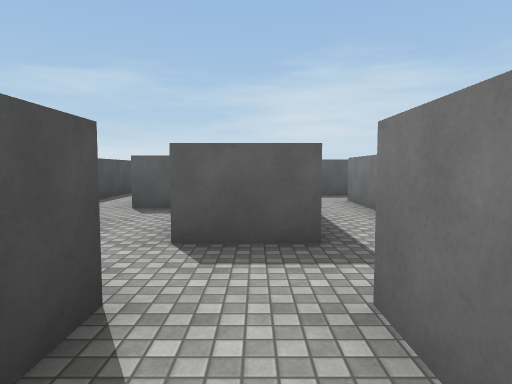
[1] (above)

16 first-person views from a walk through a scene from a Unity 3-D project. The camera is 1.5 m above the floor, tilts 4° down and sees 75° across. The floor is counted in squares, 2 m on a side. Each view is taken from the middle of a square. On the plan, view 1 faces up. The plan holds only what a view shows up to about 11 squares ahead; the rest is blank. The place goes on beyond the plan. The player character is not drawn. Surface patterns are stand-ins for the level's own textures.

[2]
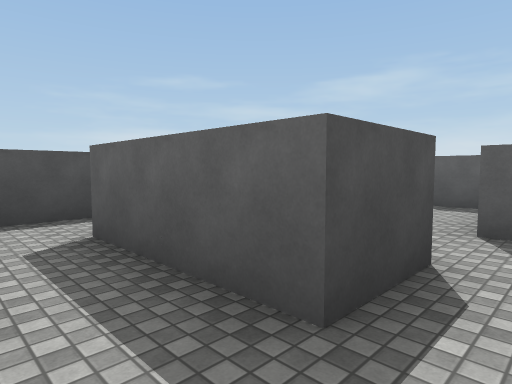

[3]
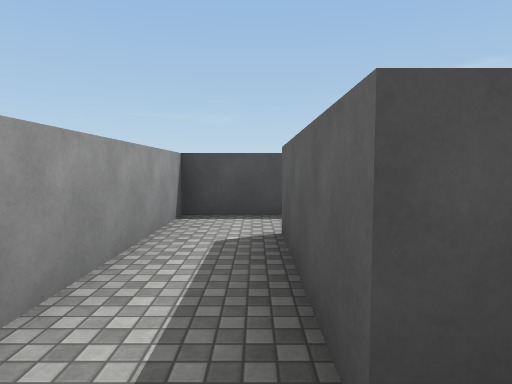

[4]
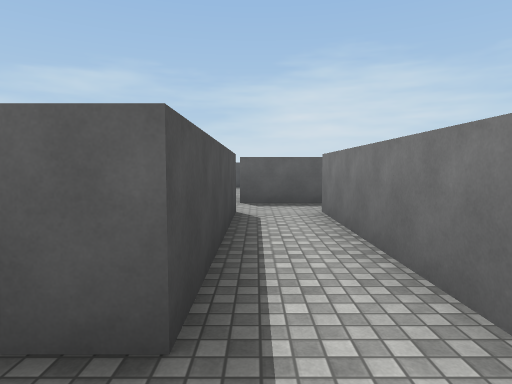

[5]
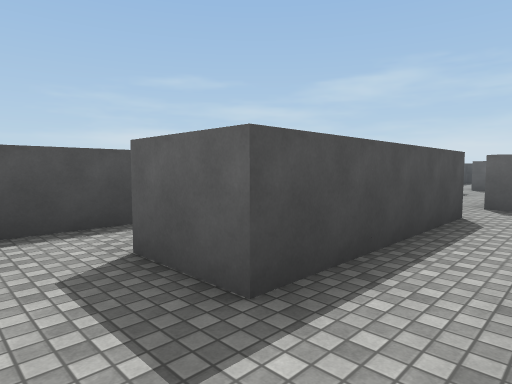

[6]
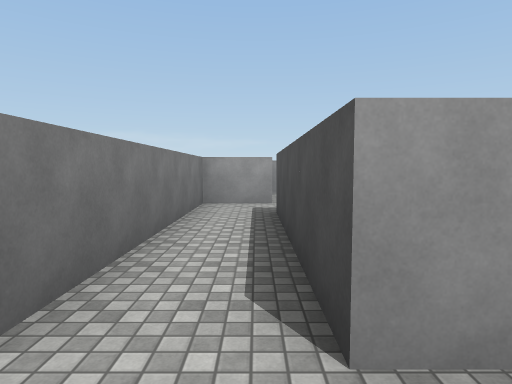

[7]
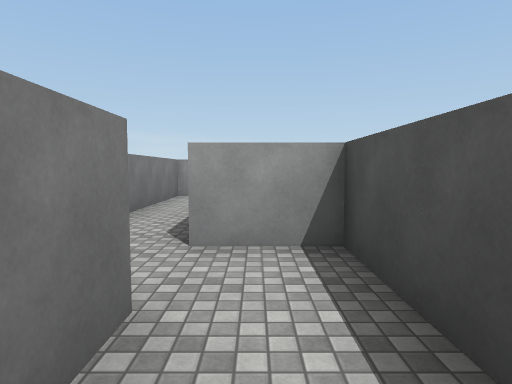

[8]
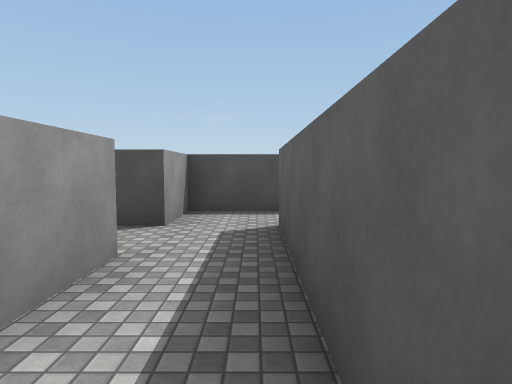

[9]
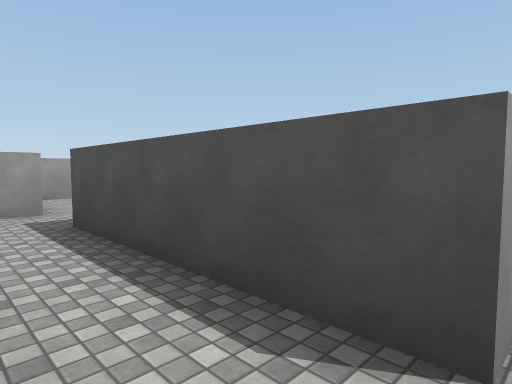

[10]
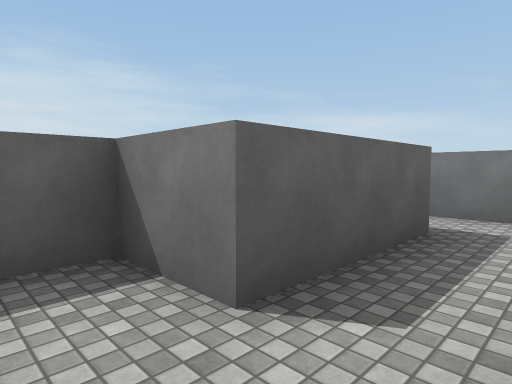

[11]
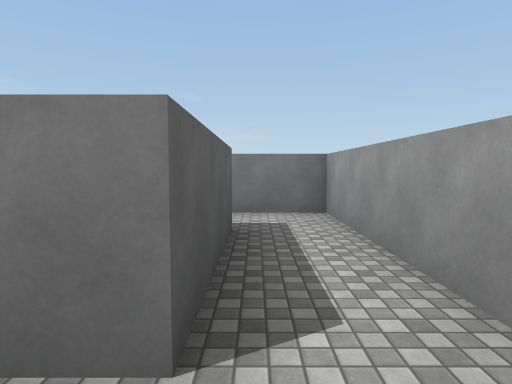

[12]
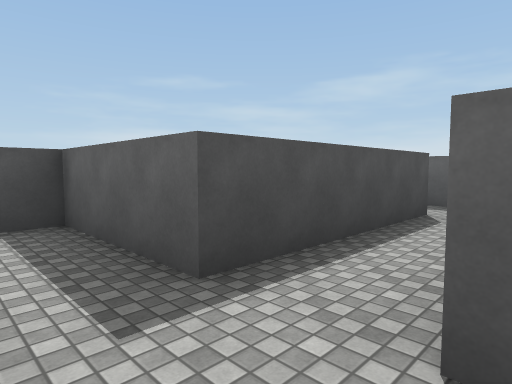

[13]
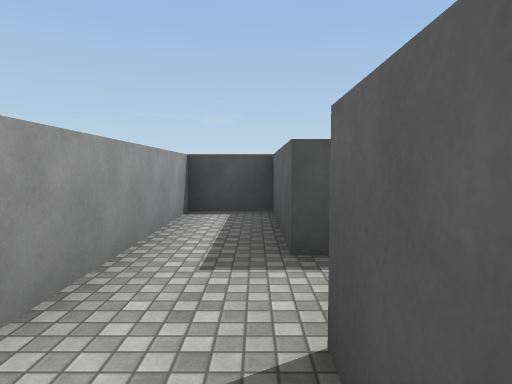

[14]
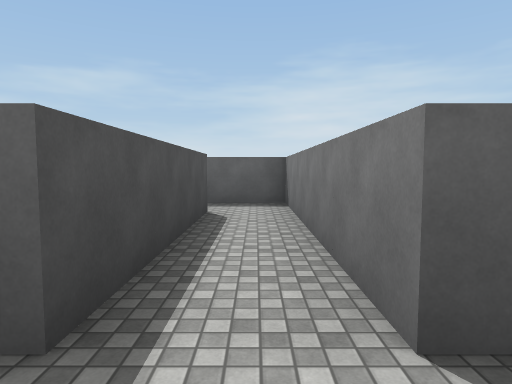

[15]
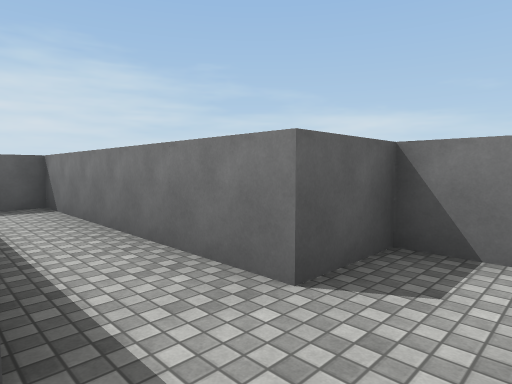

[16]
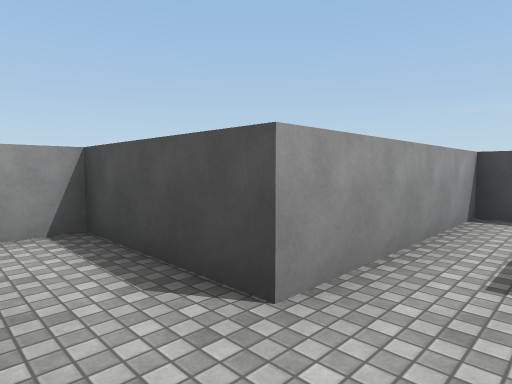

### Floor plan
Key: @ floor where view 1 was taken; # wall or solid block; . floor.
Columns run from 7 left of view 1 to 5 right of it. Each row starts with its distance up from view 1.
 13    ###
 12    ..# .
 11    ..# .
 10    #.##.#####
  9    #.##......
  8    #.##.....
  7 ####.###..#
  6 #......#..#
  5 #......#..#
  4 #####..#..#
  3   ###.....#
  2  ####.....#
  1  #..###.###
  0  #.....@#
 -1  #......#
 -2  ########

Where each view was taken, in squares from view 1:
view 1: 0 up, 0 right, facing up
view 2: 1 down, 0 right, facing up-left
view 3: 0 up, 0 right, facing left
view 4: 2 up, 1 right, facing up
view 5: 2 up, 2 right, facing up-left
view 6: 9 up, 1 right, facing down
view 7: 11 up, 0 right, facing down
view 8: 9 up, 5 right, facing left
view 9: 8 up, 2 right, facing down-left
view 10: 1 down, 5 left, facing up-right
view 11: 0 up, 5 left, facing right
view 12: 5 up, 2 left, facing up-left
view 13: 6 up, 1 left, facing left
view 14: 5 up, 3 left, facing up
view 15: 5 up, 4 left, facing up-right
view 16: 6 up, 1 left, facing down-left
